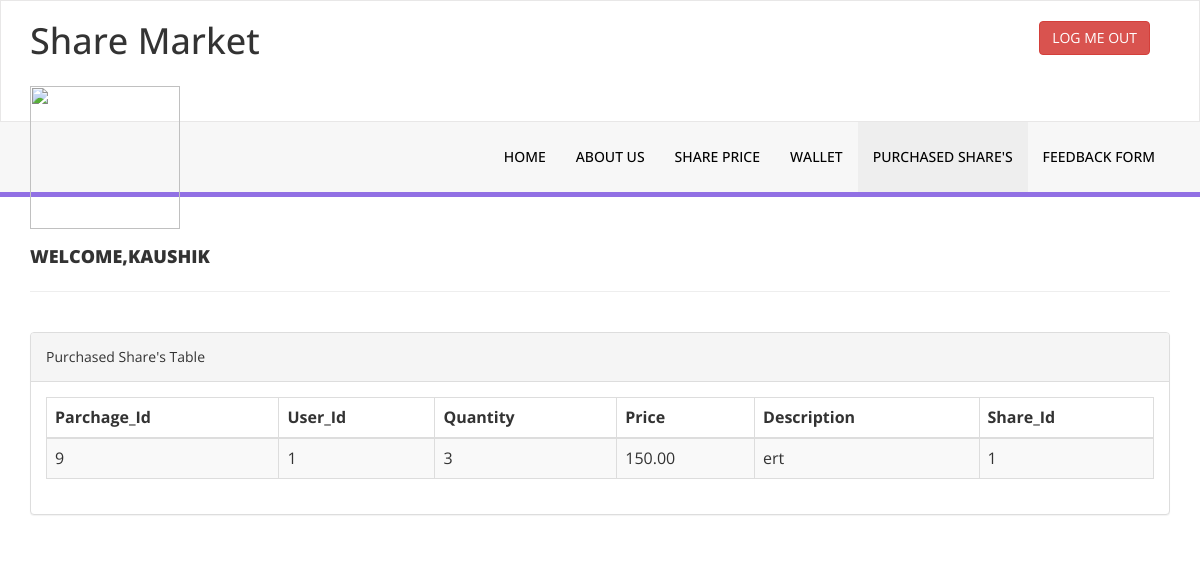
The app's page /Purchaseview.php (signed in) with its own data.
### tables this page shows
CREATE TABLE IF NOT EXISTS `tbl_parchage` (
  `pid` int(10) NOT NULL AUTO_INCREMENT,
  `uid` int(10) DEFAULT NULL,
  `qty` varchar(50) NOT NULL,
  `price` varchar(50) DEFAULT NULL,
  `description` varchar(50) NOT NULL,
  `sid` int(10) NOT NULL,
  KEY `pid` (`pid`)
);

### Purchaseview.php (the view, shortened to what this page needs)
<?php
include 'connection.php';
?>
<!DOCTYPE html>
<html xmlns="http://www.w3.org/1999/xhtml">
<head>
    <link href="assets/css/bootstrap.css" rel="stylesheet" />
    <link href="assets/css/font-awesome.css" rel="stylesheet" />
    <link href="assets/js/dataTables/dataTables.bootstrap.css" rel="stylesheet" />
    <link href="assets/css/style.css" rel="stylesheet" />
</head>
<body>
      <?php include 'header.php'; ?>
    <?php include 'menu.php'; ?>
    <div class="content-wrapper">
         <div class="container">
        <div class="row pad-botm">
            <div class="col-md-12">
                <h4 class="header-line">Welcome,<?php echo $_SESSION["name"]; ?></h4>
                            </div>
        </div>
            <div class="row">
                <div class="col-md-12">
                    <div class="panel panel-default">
                        <div class="panel-heading">
                            Purchased Share's Table
                        </div>
                        <div class="panel-body">
                            <div class="table-responsive">
                                <table class="table table-striped table-bordered table-hover" id="dataTables-example">
                                    <thead>
                                        <tr>
                                            <th>Parchage_Id</th>
                                            <th>User_Id</th>
                                            <th>Quantity</th>
                                            <th>Price</th>
                                            <th>Description</th>
                                            <th>Share_Id</th>
                                        </tr>
                                    </thead>
                                    <?php
                                      $result=mysqli_query($conn,"select * from tbl_parchage where uid='".$_SESSION["id"]."'");
                                    while($row=mysqli_fetch_array($result))
                                    {
                                     ?>
                                     <tr>
                                          <td><?php echo $row["pid"]; ?></td>
                                            <td><?php echo $row["uid"]; ?></td>
                                            <td><?php echo $row["qty"]; ?></td>
                                            <td><?php echo $row["price"]; ?></td>
                                            <td><?php echo $row["description"]; ?></td>
                                            <td><?php echo $row["sid"]; ?></td>
                                     </tr>
                                    <?php } ?>
                                </table>
                            </div>
                        </div>
                    </div>
                </div>
                </div>
            </div>
          </div>
</body>
</html>

### assets/css/style.css (style rules this page uses)
.content-wrapper { margin-top: 40px; min-height:800px; padding-bottom:90px; }
.header-line { font-weight:900; padding-bottom:25px; border-bottom:1px solid #eeeeee; text-transform:uppercase; }
.pad-botm { padding-bottom:30px; }

### records on screen
tbl_parchage: pid "9", uid "1", qty "3", price "150.00", description "ert", sid "1"

### other values on screen
$_SESSION["name"] "KAUSHIK"
